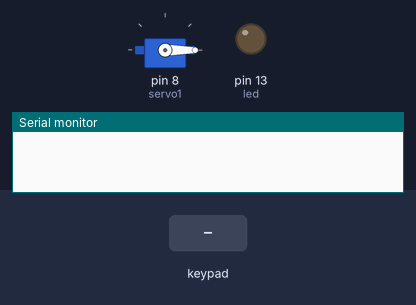
A sketch run on a simulated Arduino Uno, built with avr-gcc and run on an emulated ATmega328P. On the bench: servo, output pins drawn as LEDs (lit = HIGH), the last lines printed to the serial monitor. Dashed ring = blinking. The inputs (shaded band) are chosen by the test bench.

Above: at 1.2 s.
1.3 s: keypad keys 1 3 9 7 pressed 0.4 s apart
At 2.65 s:
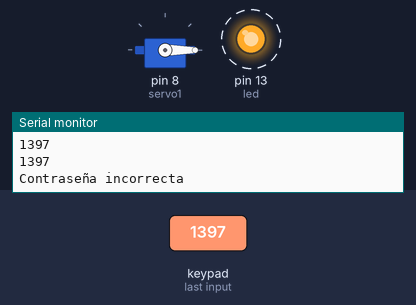
5.5 s: keypad keys 5 4 1 2 pressed 0.4 s apart
At 7.5 s:
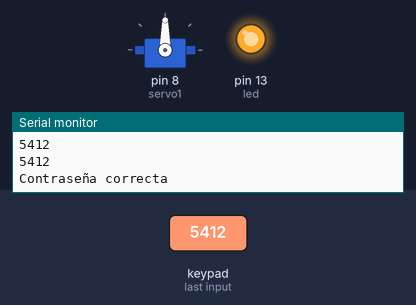
9.2 s: key 'A' pressed
10.7 s: key 'B' pressed
12.2 s: key 'C' pressed
13.7 s: keypad keys 5 4 1 2 # pressed 0.4 s apart
At 13.85 s:
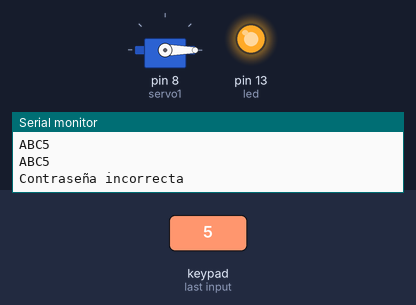
Timing chart, 0 to 18.2 s (numbered marks = the images above; inputs shaded):
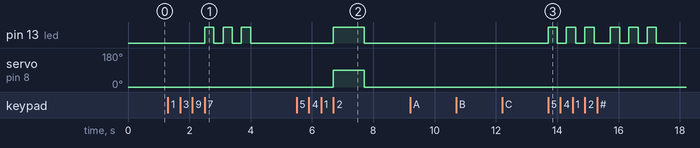

Measured:
- after the input at 1.3 s, pin 13 (led): alternates HIGH for 0.30 s and LOW for 0.30 s, 6 changes in all, then stays LOW, starting after 1.2 s
- after the input at 5.5 s, pin 13 (led): LOW → HIGH after 1.2 s, → LOW 1.0 s later; servo on pin 8 (servo1): 0° → 90° after 1.2 s, → 0° 1.0 s later
- after the input at 13.7 s, pin 13 (led): LOW → HIGH at once, → LOW 0.30 s later, → HIGH 0.30 s later, → LOW 0.30 s later, … (12 changes in this stretch)

The sketch:

_2.3Contrase_a.ino
```cpp
#include <Keypad.h>
#include <Servo.h>

Servo servo1;

const byte nfilas = 4;
const byte ncolumnas = 4;
char teclas[nfilas][ncolumnas] = {
  {'1', '2', '3', 'A'},
  {'4', '5', '6', 'B'},
  {'7', '8', '9', 'C'},
  {'*', '0', '#', 'D'}
};

byte pfilas[nfilas] = {2, 3, 4, 5}; // Filas
byte pcolumnas[ncolumnas] = {A0, A1, A2, A3}; //Columnas
Keypad teclado = Keypad( makeKeymap(teclas), pfilas, pcolumnas, nfilas, ncolumnas );


const int abierto = 90;
const int cerrado = 0;

int led = 13;

//Constraseña
const String password = "5412";

String bufferLectura = "";

void setup() {
  Serial.begin(9600);
  // initialize the digital pin as an output.
  pinMode(led, OUTPUT);
  servo1.attach(8);
  servo1.write(cerrado);
}

// the loop routine runs over and over again forever:
void loop() {
  char tecla = teclado.getKey();
  if (bufferLectura.length() == 4) {
    Serial.print(bufferLectura + "\n");
    if (bufferLectura == password) {
      Serial.print("Contraseña correcta\n");
      digitalWrite(led, HIGH);
      bufferLectura = "";
      servo1.write(abierto);
      delay(1000);
      servo1.write(cerrado);
      digitalWrite(led, LOW);
    } else {
      Serial.print("Contraseña incorrecta\n");
      parpadearLed();
      bufferLectura = "";
    }

  } else {
    if (tecla != '\0') {
      bufferLectura += tecla;
      Serial.print(bufferLectura + "\n");
    }
  }
}

void parpadearLed() {
  digitalWrite(led, HIGH);
  delay(300);
  digitalWrite(led, LOW);
  delay(300);
  digitalWrite(led, HIGH);
  delay(300);
  digitalWrite(led, LOW);
  delay(300); digitalWrite(led, HIGH);
  delay(300);
  digitalWrite(led, LOW);
}
```
